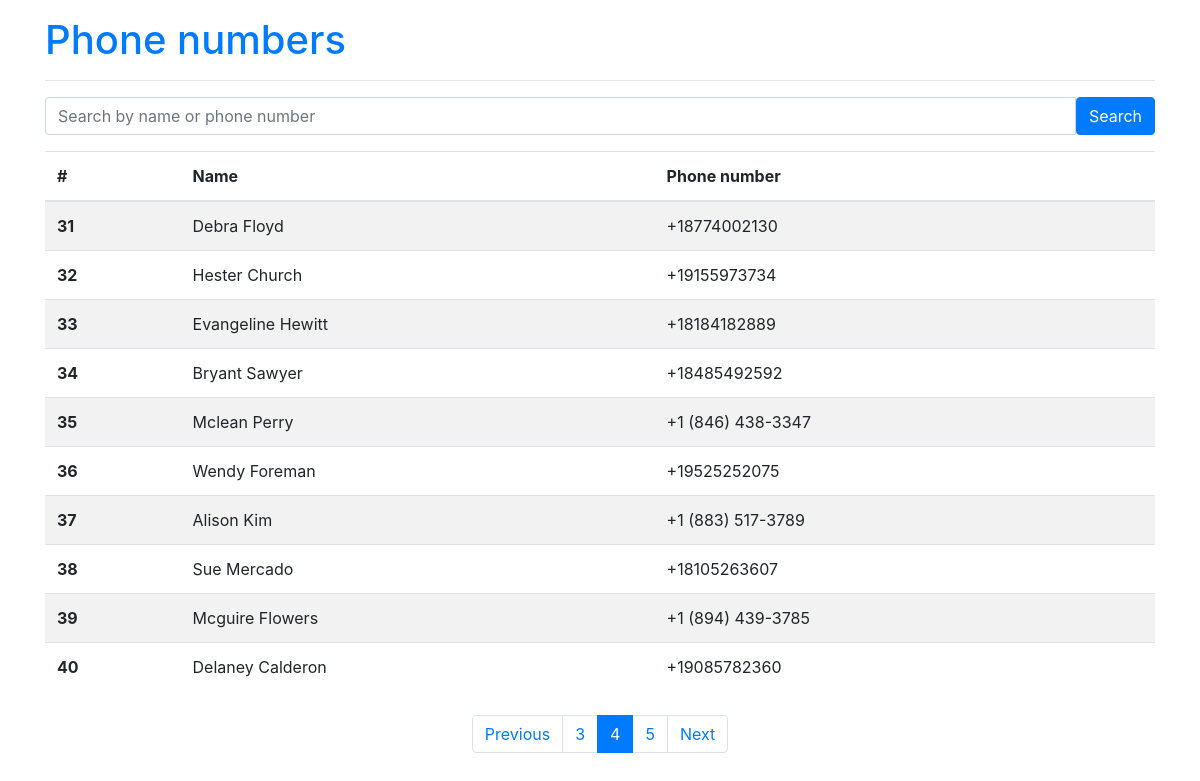
/?page=4, run on the app's committed database.
### main/models.py (models this page shows)
class PhonebookItem(models.Model):
    name = models.CharField(max_length=255)
    phone_number = PhoneNumberField()
    class Meta:
        ordering = ['id',]

### main/views.py (the view)
# urls.py: path('', views.HomeView.as_view(), name='home')
class HomeView(ListView):
    paginate_by = 10
    model = PhonebookItem
    def get_queryset(self):
        query = self.request.GET.get('q','')
        object_list = PhonebookItem.objects.filter(
            Q(name__icontains=query) | Q(phone_number__icontains=query)
        )
        return object_list

### main/templates/main/phonebookitem_list.html (shortened to what this page needs)
{% extends 'base.html' %}
{% block content %}
<a href="{% url 'home' %}"><h1 class="mt-3">Phone numbers</h1></a>
<hr>
<form class="mb-3" action="" method="GET">
    <div class="input-group">
        <input type="text" name="q" class="form-control" placeholder="Search by name or phone number" aria-label="Search" aria-describedby="search-addon" />
        <button type="submit" class="btn btn-primary">Search</button>
    </div>
</form>
<table class="table table-striped">
    <thead>
        <tr>
            <th scope="col">#</th>
            <th scope="col">Name</th>
            <th scope="col">Phone number</th>
        </tr>
    </thead>
    <tbody>
        {% for item in page_obj %}
            <tr>
                <th scope="row">{{ item.id }}</th>
                <td>{{ item.name }}</td>
                <td>{{ item.phone_number }}</td>
            </tr>
        {% endfor %}
    </tbody>
</table>
<nav>
    <ul class="pagination justify-content-center mt-4   ">
        {% if page_obj.has_previous %}
            <li class="page-item"><a class="page-link" href="?page={{ page_obj.previous_page_number }}">Previous</a></li>
            <li class="page-item"><a class="page-link" href="?page={{ page_obj.previous_page_number }}">{{ page_obj.previous_page_number }}</a></li>
        {% else %}
            <li class="page-item disabled"><a class="page-link" href="#">Previous</a></li>
        {% endif %}
        <li class="page-item active"><a class="page-link" href="#">{{ page_obj.number }} </a></li>
        {% if page_obj.has_next %}
            <li class="page-item"><a class="page-link" href="?page={{ page_obj.next_page_number }}">{{ page_obj.next_page_number }}</a></li>
            <li class="page-item"><a class="page-link" href="?page={{ page_obj.next_page_number }}">Next</a></li>
        {% else %}
            <li class="page-item disabled"><a class="page-link" href="#">Next</a></li>
        {% endif %}
    </ul>
</nav>
{% endblock content %}

### data on the page
PhonebookItem: id "31", name "Debra Floyd", phone_number "+18774002130"
PhonebookItem: id "32", name "Hester Church", phone_number "+19155973734"
PhonebookItem: id "33", name "Evangeline Hewitt", phone_number "+18184182889"
PhonebookItem: id "34", name "Bryant Sawyer", phone_number "+18485492592"
PhonebookItem: id "35", name "Mclean Perry", phone_number "+1 (846) 438-3347"
PhonebookItem: id "36", name "Wendy Foreman", phone_number "+19525252075"
PhonebookItem: id "37", name "Alison Kim", phone_number "+1 (883) 517-3789"
PhonebookItem: id "38", name "Sue Mercado", phone_number "+18105263607"
PhonebookItem: id "39", name "Mcguire Flowers", phone_number "+1 (894) 439-3785"
PhonebookItem: id "40", name "Delaney Calderon", phone_number "+19085782360"

### other printed values
{{ page_obj.previous_page_number }} "3"
{{ page_obj.number }} "4"
{{ page_obj.next_page_number }} "5"
